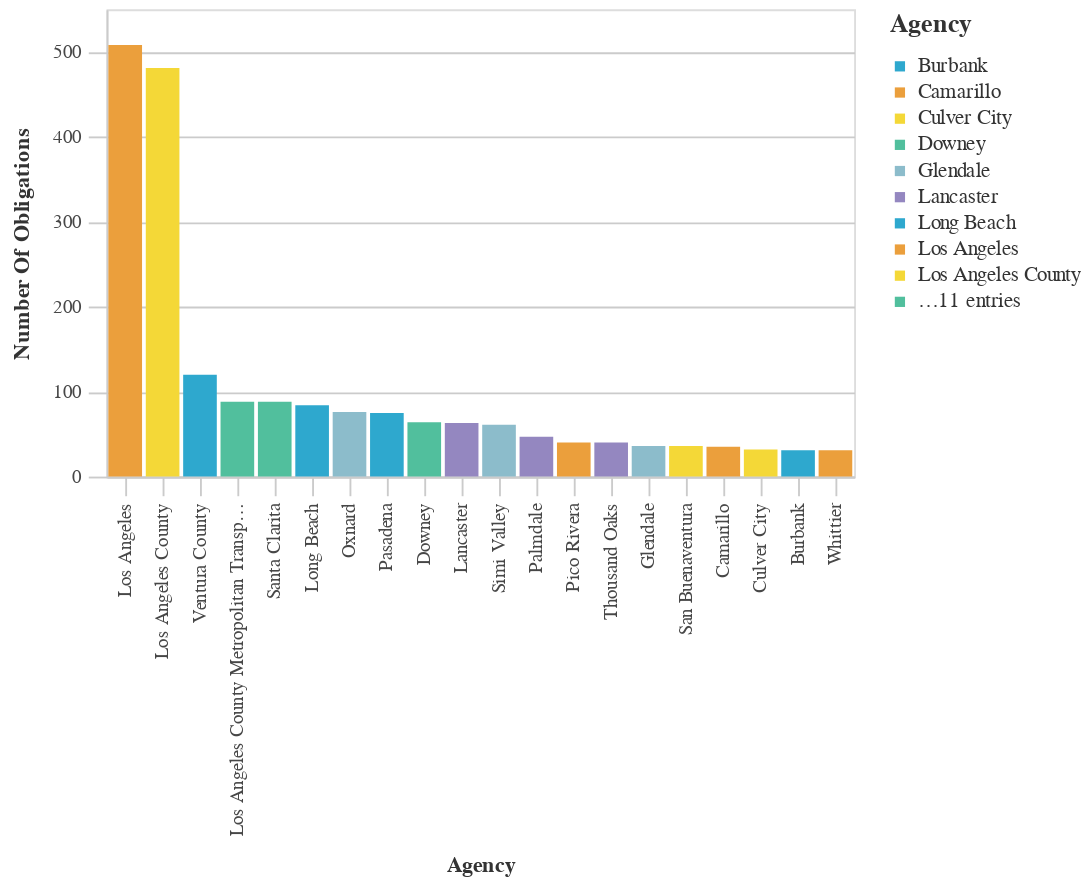

Notebook code cell kept with this figure:
### Code cell
#Bar chart Agencies With The Most Obligations
chart_df = (df_top>>filter(_.variable=='primary_agency_name')).rename(columns={"value":"Agency",
                                 "count":"Number of Obligations"})
chart2 = (_dla_utils_reports.basic_bar_chart_no_save(chart_df, 'Agency', 'Number of Obligations', 'Agency', district))
    
display(HTML("<h4><strong>Agencies With The Most Obligations</strong></h4>"))
chart2

### Figure 1 — Vega-Lite specification as saved in the notebook (floating-point values rounded to 4 significant figures)
{"config": {"view": {"continuousWidth": 400, "continuousHeight": 300}, "axis": {"domainColor": "#cbcbcb", "grid": true, "gridColor": "#cbcbcb", "gridWidth": 1, "labelColor": "#474747", "labelFont": "Nunito Sans", "labelFontSize": 10, "labelPadding": 4, "tickColor": "#cbcbcb", "tickSize": 10, "titleColor": "#333", "titleFont": "Raleway", "titleFontSize": 12, "titlePadding": 10}, "axisBand": {"grid": false}, "background": "white", "font": "Raleway", "header": {"labelFont": "Nunito Sans", "titleFont": "Raleway"}, "legend": {"labelColor": "#333", "labelFont": "Nunito Sans", "labelFontSize": 11, "labelLimit": 0, "padding": 1, "symbolSize": 30, "symbolType": "square", "titleColor": "#333", "titleFont": "Raleway", "titleFontSize": 14, "titlePadding": 10}, "title": {"anchor": "middle", "font": "Raleway", "fontSize": 18, "fontWeight": 300, "offset": 20}}, "data": {"name": "data-533c77f866123cf8e0e4c731a6edce06"}, "mark": "bar", "encoding": {"color": {"field": "Agency", "legend": {"symbolLimit": 10, "title": "Agency"}, "scale": {"range": ["#2EA8CE", "#EB9F3C", "#F4D837", "#51BF9D", "#8CBCCB", "#9487C0"]}, "type": "nominal"}, "tooltip": [{"field": "Agency", "type": "nominal"}, {"field": "Number of Obligations", "type": "quantitative"}], "x": {"field": "Agency", "sort": "-y", "title": "Agency", "type": "nominal"}, "y": {"field": "Number of Obligations", "title": "Number Of Obligations", "type": "quantitative"}}, "height": 250, "width": 400, "$schema": "https://vega.github.io/schema/vega-lite/v4.17.0.json", "datasets": {"data-533c77f866123cf8e0e4c731a6edce06": [{"Agency": "Los Angeles", "Number of Obligations": 508, "variable": "primary_agency_name"}, {"Agency": "Los Angeles County", "Number of Obligations": 481, "variable": "primary_agency_name"}, {"Agency": "Ventura County", "Number of Obligations": 120, "variable": "primary_agency_name"}, {"Agency": "Los Angeles County Metropolitan Transportation Authority", "Number of Obligations": 88, "variable": "primary_agency_name"}, {"Agency": "Santa Clarita", "Number of Obligations": 88, "variable": "primary_agency_name"}, {"Agency": "Long Beach", "Number of Obligations": 84, "variable": "primary_agency_name"}, {"Agency": "Oxnard", "Number of Obligations": 76, "variable": "primary_agency_name"}, {"Agency": "Pasadena", "Number of Obligations": 75, "variable": "primary_agency_name"}, {"Agency": "Downey", "Number of Obligations": 64, "variable": "primary_agency_name"}, {"Agency": "Lancaster", "Number of Obligations": 63, "variable": "primary_agency_name"}, {"Agency": "Simi Valley", "Number of Obligations": 61, "variable": "primary_agency_name"}, {"Agency": "Palmdale", "Number of Obligations": 47, "variable": "primary_agency_name"}, {"Agency": "Pico Rivera", "Number of Obligations": 40, "variable": "primary_agency_name"}, {"Agency": "Thousand Oaks", "Number of Obligations": 40, "variable": "primary_agency_name"}, {"Agency": "Glendale", "Number of Obligations": 36, "variable": "primary_agency_name"}, {"Agency": "San Buenaventura", "Number of Obligations": 36, "variable": "primary_agency_name"}, {"Agency": "Camarillo", "Number of Obligations": 35, "variable": "primary_agency_name"}, {"Agency": "Culver City", "Number of Obligations": 32, "variable": "primary_agency_name"}, {"Agency": "Burbank", "Number of Obligations": 31, "variable": "primary_agency_name"}, {"Agency": "Whittier", "Number of Obligations": 31, "variable": "primary_agency_name"}]}}
